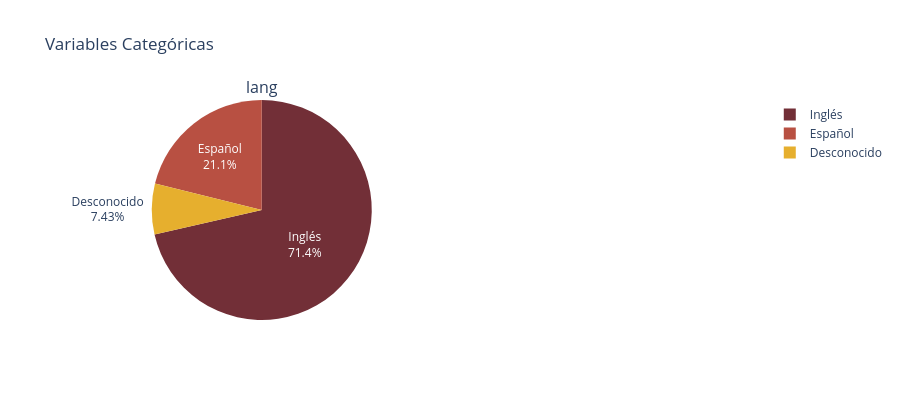

Notebook source saved alongside this figure:
### Code cell
analisis.plot_cat()

### Figure 1 — Plotly figure (JSON) as saved in the notebook; plotly's stock layout.template omitted (floating-point values rounded to 4 significant figures)
{"data": [{"domain": {"x": [0, 0.45], "y": [0, 1]}, "labels": ["Inglés", "Español", "Desconocido"], "marker": {"colors": ["#722F37", "#B85042", "#E6AF2E", "#F6D55C", "#F4A7B9", "#2F4F4F", "#8D6E63", "#A1887F", "#D7CCC8", "#795548"]}, "name": "lang", "textinfo": "percent+label", "type": "pie", "values": [125, 37, 13]}], "layout": {"annotations": [{"font": {"size": 16}, "showarrow": false, "text": "lang", "x": 0.225, "xanchor": "center", "xref": "paper", "y": 1, "yanchor": "bottom", "yref": "paper"}], "height": 400, "title": {"text": "Variables Categóricas"}}}
